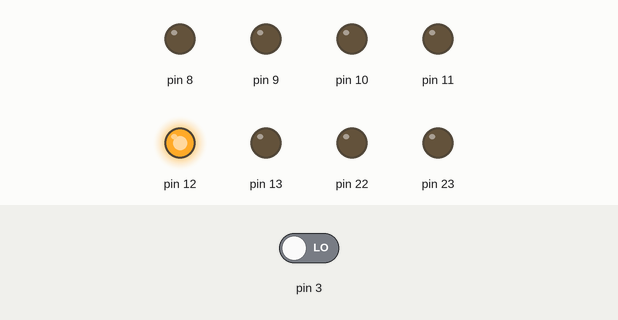
A sketch run on a simulated Arduino Uno, built with avr-gcc and run on an emulated ATmega328P. Parts: output pins drawn as LEDs (lit = HIGH). The inputs (shaded band) are chosen by the test bench; at power-on: pin 3 LOW.

Above: at 0.8 s.
0.9 s: pin 3 driven HIGH
At 2.2 s:
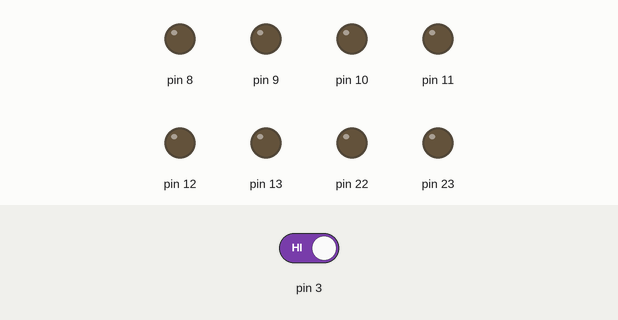
2.9 s: pin 3 driven LOW
At 3.4 s:
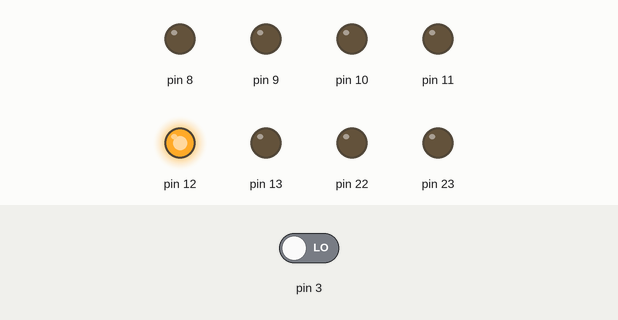
Timing chart, 0 to 5.9 s (numbered marks = the images above; inputs shaded):
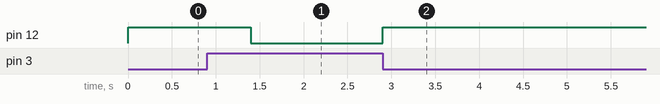

The sketch:

12.1_torch_light.ino
```cpp
#include <avr/io.h>
#include <util/delay.h>
#define setbit(x,y) (x|=y)
#define checkbit(x,y)((x) & (y))
#define clearbit(x,y)(x&=~y)
#define bitn(p) (0x01<<p)

int main (void)
{
  DDRD = 0x00;
  DDRB = 0xFF;
  int count = 0;

  while (true){
    if (checkbit(PIND, bit(3))){
      count++;
      _delay_ms(500);
    }

    if (count == 1){
      setbit(PORTB, bit(4));
    }
    else if (count == 2){
      clearbit(PORTB, bit(4));
    }
    else{
      count = 1;
    }
  }
}
```

Measured:
- after the input at 0.9 s, pin 12: HIGH → LOW after 0.50 s
- after the input at 2.9 s, pin 12: LOW → HIGH at once
